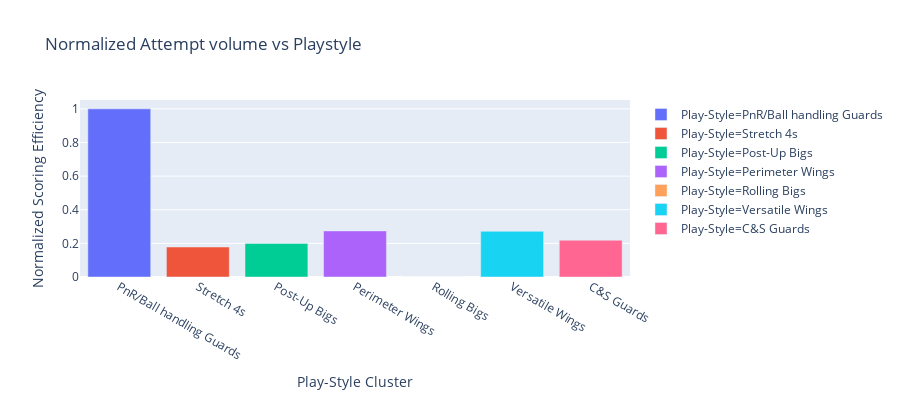

The notebook cell this image was saved under:
### Code cell
import plotly.express as px
a = attempts.values()
norm = [(float(i)-min(a))/(max(a)-min(a)) for i in a]

fig = px.bar(x = attempts.keys(), y = norm,height=400, color = list(weighted_EFG.keys()),labels={
                     "x" : "Play-Style Cluster",
                     "y": "Normalized Scoring Efficiency",
                     "color" : "Play-Style"
                 } ,
            title="Normalized Attempt volume vs Playstyle")
fig.show()

print(len(names))

### Figure 1 — Plotly figure (JSON) as saved in the notebook; plotly's stock layout.template omitted (floating-point values rounded to 4 significant figures)
{"data": [{"alignmentgroup": "True", "hoverlabel": {"namelength": 0}, "hovertemplate": "Play-Style=PnR/Ball handling Guards<br>Play-Style Cluster=%{x}<br>Normalized Scoring Efficiency=%{y}", "legendgroup": "Play-Style=PnR/Ball handling Guards", "marker": {"color": "#636efa"}, "name": "Play-Style=PnR/Ball handling Guards", "offsetgroup": "Play-Style=PnR/Ball handling Guards", "orientation": "v", "showlegend": true, "textposition": "auto", "type": "bar", "x": ["PnR/Ball handling Guards"], "xaxis": "x", "y": [1], "yaxis": "y"}, {"alignmentgroup": "True", "hoverlabel": {"namelength": 0}, "hovertemplate": "Play-Style=Stretch 4s<br>Play-Style Cluster=%{x}<br>Normalized Scoring Efficiency=%{y}", "legendgroup": "Play-Style=Stretch 4s", "marker": {"color": "#EF553B"}, "name": "Play-Style=Stretch 4s", "offsetgroup": "Play-Style=Stretch 4s", "orientation": "v", "showlegend": true, "textposition": "auto", "type": "bar", "x": ["Stretch 4s"], "xaxis": "x", "y": [0.1784], "yaxis": "y"}, {"alignmentgroup": "True", "hoverlabel": {"namelength": 0}, "hovertemplate": "Play-Style=Post-Up Bigs<br>Play-Style Cluster=%{x}<br>Normalized Scoring Efficiency=%{y}", "legendgroup": "Play-Style=Post-Up Bigs", "marker": {"color": "#00cc96"}, "name": "Play-Style=Post-Up Bigs", "offsetgroup": "Play-Style=Post-Up Bigs", "orientation": "v", "showlegend": true, "textposition": "auto", "type": "bar", "x": ["Post-Up Bigs"], "xaxis": "x", "y": [0.1994], "yaxis": "y"}, {"alignmentgroup": "True", "hoverlabel": {"namelength": 0}, "hovertemplate": "Play-Style=Perimeter Wings<br>Play-Style Cluster=%{x}<br>Normalized Scoring Efficiency=%{y}", "legendgroup": "Play-Style=Perimeter Wings", "marker": {"color": "#ab63fa"}, "name": "Play-Style=Perimeter Wings", "offsetgroup": "Play-Style=Perimeter Wings", "orientation": "v", "showlegend": true, "textposition": "auto", "type": "bar", "x": ["Perimeter Wings"], "xaxis": "x", "y": [0.2741], "yaxis": "y"}, {"alignmentgroup": "True", "hoverlabel": {"namelength": 0}, "hovertemplate": "Play-Style=Rolling Bigs<br>Play-Style Cluster=%{x}<br>Normalized Scoring Efficiency=%{y}", "legendgroup": "Play-Style=Rolling Bigs", "marker": {"color": "#FFA15A"}, "name": "Play-Style=Rolling Bigs", "offsetgroup": "Play-Style=Rolling Bigs", "orientation": "v", "showlegend": true, "textposition": "auto", "type": "bar", "x": ["Rolling Bigs"], "xaxis": "x", "y": [0], "yaxis": "y"}, {"alignmentgroup": "True", "hoverlabel": {"namelength": 0}, "hovertemplate": "Play-Style=Versatile Wings<br>Play-Style Cluster=%{x}<br>Normalized Scoring Efficiency=%{y}", "legendgroup": "Play-Style=Versatile Wings", "marker": {"color": "#19d3f3"}, "name": "Play-Style=Versatile Wings", "offsetgroup": "Play-Style=Versatile Wings", "orientation": "v", "showlegend": true, "textposition": "auto", "type": "bar", "x": ["Versatile Wings"], "xaxis": "x", "y": [0.2717], "yaxis": "y"}, {"alignmentgroup": "True", "hoverlabel": {"namelength": 0}, "hovertemplate": "Play-Style=C&S Guards<br>Play-Style Cluster=%{x}<br>Normalized Scoring Efficiency=%{y}", "legendgroup": "Play-Style=C&S Guards", "marker": {"color": "#FF6692"}, "name": "Play-Style=C&S Guards", "offsetgroup": "Play-Style=C&S Guards", "orientation": "v", "showlegend": true, "textposition": "auto", "type": "bar", "x": ["C&S Guards"], "xaxis": "x", "y": [0.2187], "yaxis": "y"}], "layout": {"barmode": "relative", "height": 400, "legend": {"tracegroupgap": 0}, "title": {"text": "Normalized Attempt volume vs Playstyle"}, "xaxis": {"anchor": "y", "domain": [0, 1], "title": {"text": "Play-Style Cluster"}}, "yaxis": {"anchor": "x", "domain": [0, 1], "title": {"text": "Normalized Scoring Efficiency"}}}}
